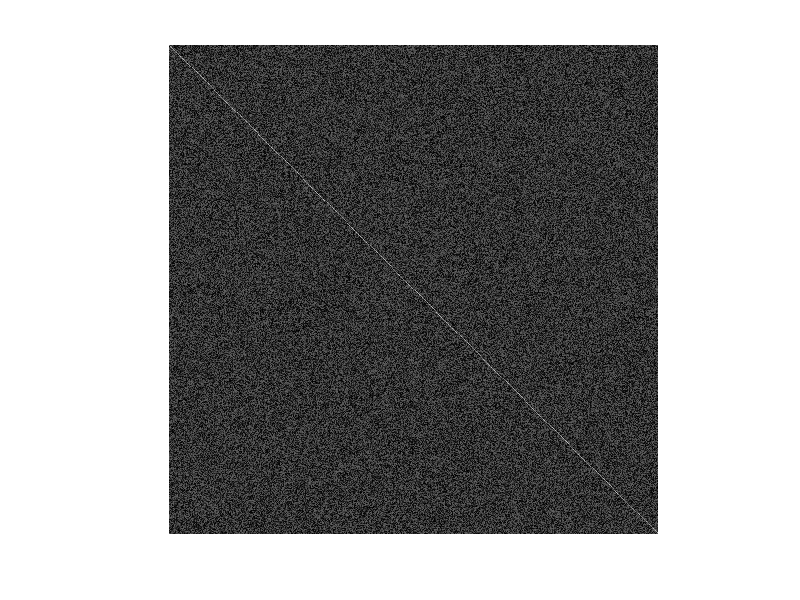

Source code (MATLAB): (Note: this script raises an error after producing the figure.)
%%% RemoteDataToolbox Copyright (c) 2015 The RemoteDataToolbox Team.
%
% This is a step-by step example for working with the Remote Data Toolbox.
%
% This script shows how you might generate some data as part of a project
% and publish that data to a Maven repository as an artifact.
%
% This script uses a JSON file to configure the Remote Data Toolbox with
% things like the Url of your server.  This simplifies all the calls to the
% Remote Data Toolbox functions.
%
% You probably don't want to store your repository account credentials in a
% JSON file, because others would be able to read it.  So before publishing
% data, this script will prompt you to enter a password into a dialog box.
% For the purposes of this demo, you should enter the password "pa55w0rd".
%
% See the rdtExampleProjectReadData to see how to read data that's already
% been published.
%
% @ingroup examples

clear;
clc;

%% Generate an image.

% generate some random data and save it as an image.
imageData = uint8(100 * eye(500) + randi(100, [500 500]));
imageFile = fullfile(tempdir(), 'my-image.png');
imwrite(imageData, imageFile, 'png');

% view the image
imshow(imageFile)

%% Get repository configuration and credentials.

% cd to "project" folder so RemodeDataToolbox can locate JSON configuration
thisFolder = fileparts(which('rdtExampleProjectPublishData'));
cd(thisFolder);

% prompt for credentials to complete the configuration
configuration = rdtCredentialsDialog();

%% Publish the image as an artifact.

% each artifact must belong to a group, which is like a folder
groupId = 'project-demo';

% each artifact must have an artifactId, which is like a file name
artifactId = 'demo-image';

% each artifact must have a version, the default is version '1'
version = '42';

% supply the configuration, which contains publishing credentials
artifact = rdtPublishArtifact(imageFile, ...
    groupId, ...
    artifactId, ...
    version, ...
    configuration);

% see metadata about the new artifact!
disp(artifact)

% see the artifact in your browser!
web(artifact.url, '-browser')
